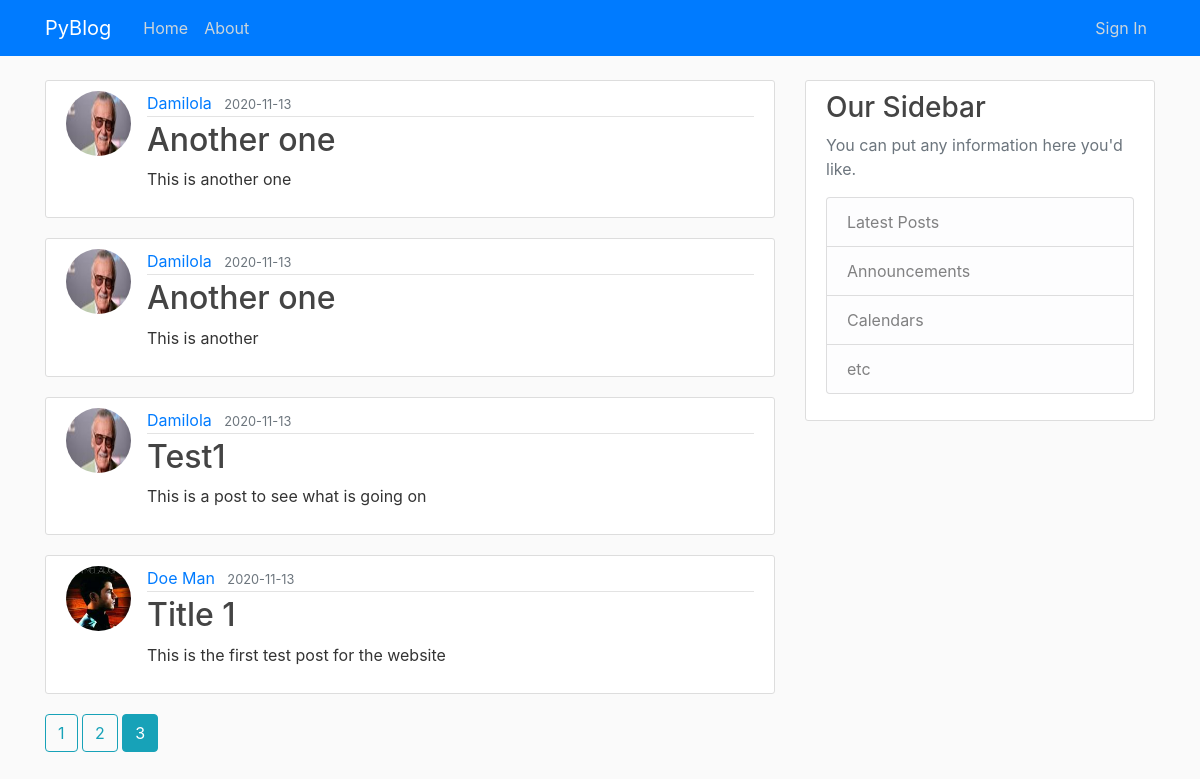
Screenshot of /home?page=3 with the database file from the repository.
### src/models.py (models this page shows, shortened)
class Post(db.Model):
    id = db.Column(db.Integer, primary_key=True)
    title = db.Column(db.String(100), nullable=False)
    date_posted = db.Column(db.DateTime, nullable=False, default=datetime.utcnow)
    content = db.Column(db.Text, nullable=False)
    user_id = db.Column(db.Integer, db.ForeignKey('user.id'), nullable=False)

class User(db.Model, UserMixin):
    id = db.Column(db.Integer, primary_key=True)
    username = db.Column(db.String(20), unique=True, nullable=False)
    email = db.Column(db.String(120), unique=True, nullable=False)
    image_file = db.Column(db.String(20), nullable=False, default='default.jpg')
    password = db.Column(db.String(60), nullable=False)
    posts = db.relationship('Post', backref='author', lazy=True)

### src/components/main/routes.py (the view)
@main.route("/")
@main.route("/home")
def home():
    page = request.args.get('page', 1, type=int)
    posts = Post.query.order_by(Post.date_posted.desc()).paginate(page=page, per_page=5)
    return render_template('index.html', posts=posts)

### src/templates/index.html (shortened to what this page needs)
{% extends "layout.html" %} {% block content %} {% for post in posts.items %}
<article class="media content-section">
  <img
    class="rounded-circle article-img"
    src="{{ url_for('static', filename='img/' + post.author.image_file) }}"
  />
  <div class="media-body">
    <div class="article-metadata">
      <a
        class="mr-2"
        href="{{ url_for('users.user_posts', username=post.author.username) }}"
        >{{ post.author.username }}</a
      >
      <small class="text-muted"
        >{{ post.date_posted.strftime('%Y-%m-%d') }}</small
      >
    </div>
    <h2>
      <a
        class="article-title"
        href="{{ url_for('posts.post', post_id=post.id) }}"
        >{{ post.title }}</a
      >
    </h2>
    <p class="article-content--sum">
      {{ post.content[0:250].rstrip(" ") }}
    </p>
  </div>
</article>
{% endfor %} {% for page_num in posts.iter_pages(left_edge=1, right_edge=1,
left_current=1, right_current=2) %} {% if page_num %} {% if posts.page ==
page_num %}
<a class="btn btn-info mb-4" href="{{ url_for('main.home', page=page_num) }}"
  >{{ page_num }}</a
>
{% else %}
<a class="btn btn-outline-info mb-4" href="{{ url_for('main.home', page=page_num) }}"
  >{{ page_num }}</a
>
{% endif %} {% else %} ... {% endif %} {% endfor %} {% endblock content %}

### src/static/css/main.css (style rules this page uses)
body { background: #fafafa; color: #333333; margin-top: 5rem; }
h1, h2, h3, h4, h5, h6 { color: #444444; }
.content-section { background: #ffffff; padding: 10px 20px; border: 1px solid #dddddd; border-radius: 3px; margin-bottom: 20px; }
.article-title { color: #444444; }
.article-content--sum { white-space: normal; }
.article-img { height: 65px; width: 65px; margin-right: 16px; }
.article-metadata { padding-bottom: 1px; margin-bottom: 4px; border-bottom: 1px solid #e3e3e3 }

### rows the page displays
Post: image_file (picture), author.username "Damilola", date_posted "2020-11-13", title "Another one", content "This is another one"
Post: image_file (picture), author.username "Damilola", date_posted "2020-11-13", title "Another one", content "This is another"
Post: image_file (picture), author.username "Damilola", date_posted "2020-11-13", title "Test1", content "This is a post to see what is going on"
Post: image_file (picture), author.username "Doe Man", date_posted "2020-11-13", title "Title 1", content "This is the first test post for the website"

### other values shown
{{ page_num }} "1" "2"
{{ page_num }} "3"
